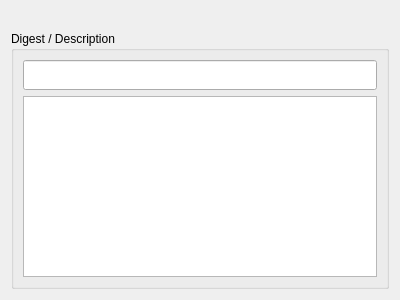
<?xml version="1.0" encoding="UTF-8"?>
<ui version="4.0">
 <class>Help::Page::Attribute</class>
 <widget class="QWidget" name="Help::Page::Attribute">
  <property name="geometry">
   <rect>
    <x>0</x>
    <y>0</y>
    <width>400</width>
    <height>300</height>
   </rect>
  </property>
  <property name="windowTitle">
   <string>Form</string>
  </property>
  <layout class="QVBoxLayout" name="verticalLayout_2">
   <item>
    <widget class="QLabel" name="keyInfo">
     <property name="text">
      <string/>
     </property>
     <property name="alignment">
      <set>Qt::AlignLeading|Qt::AlignLeft|Qt::AlignVCenter</set>
     </property>
    </widget>
   </item>
   <item>
    <widget class="QGroupBox" name="digestGroup">
     <property name="title">
      <string>Digest / Description</string>
     </property>
     <property name="flat">
      <bool>true</bool>
     </property>
     <layout class="QVBoxLayout" name="verticalLayout">
      <item>
       <widget class="QLineEdit" name="digestEdit">
        <property name="minimumSize">
         <size>
          <width>0</width>
          <height>30</height>
         </size>
        </property>
       </widget>
      </item>
      <item>
       <widget class="QPlainTextEdit" name="descrptionEdit"/>
      </item>
     </layout>
    </widget>
   </item>
  </layout>
 </widget>
 <resources/>
 <connections/>
</ui>
